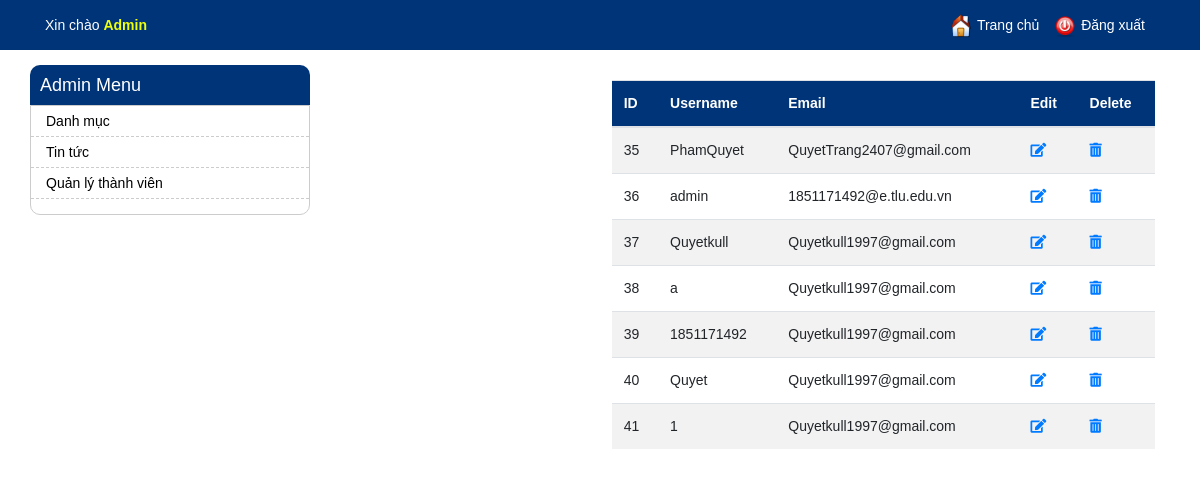
The page /includes/admin/admin.php on the database as committed earlier.
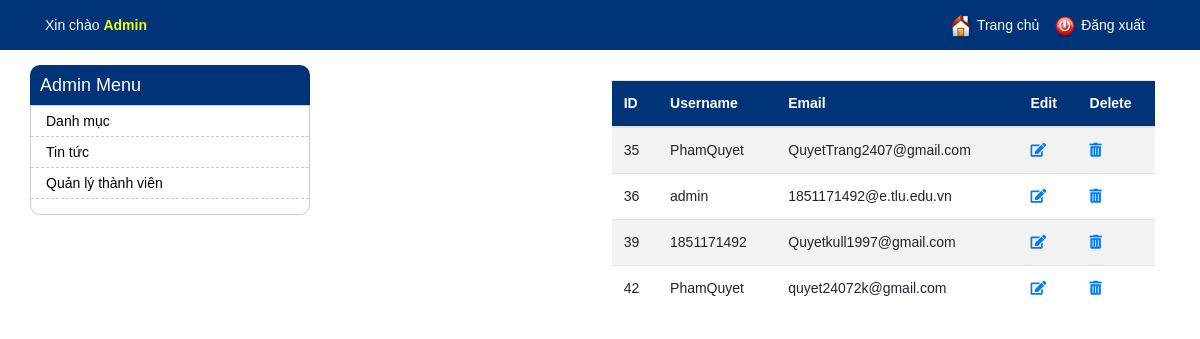
The same page on the database as committed later.
### tables this page shows
CREATE TABLE `users` (
  `id` int(11) NOT NULL,
  `username` varchar(255) NOT NULL,
  `email` varchar(255) NOT NULL,
  `password` varchar(255) NOT NULL
);

### includes/admin/functions.php (called while the page is built, shortened)
<?php
    function getAllUsers(){
        global $conn;
        $sql = "SELECT * FROM users";
        $result = mysqli_query($conn,$sql);
        $users = mysqli_fetch_all($result);
        return $users;
    }
?>

### includes/admin/admin.php (the view, shortened to what this page needs)
<!doctype html>
<html lang="en">
  <head>
    <link rel="stylesheet" href="https://stackpath.bootstrapcdn.com/bootstrap/4.3.1/css/bootstrap.min.css">
    <link rel="stylesheet" href="https://cdnjs.cloudflare.com/ajax/libs/font-awesome/5.14.0/css/all.min.css">
    <link rel="stylesheet" href="../../css/login.css">
  </head>
  <body>
  <div id="admin-heading-panel">
                <div class="container">
                    <div class="left-panel">
                        Xin chào <span>Admin</span>
                    </div>
                    <div class="right-panel">
                        <img height="24" src="../../images/home.png" />
                        <a href="../../index.php">Trang chủ</a>
                        <img height="24" src="../../images/logout.png" />
                        <a href="logout.php">Đăng xuất</a>
                    </div>
                </div>
            </div>
            <div id="content-wrapper">
                <div class="container">
                    <div class="left-menu">
                        <div class="menu-heading">Admin Menu</div>
                        <div class="menu-items">
                            <ul>
                                <li><a href="menu_listing.php">Danh mục</a></li>
                                <li><a href="#">Tin tức</a></li>
                                <li><a href="member_listing.php">Quản lý thành viên</a></li>
                            </ul>
                        </div>
                    </div>
                    <main class="container">
        <div class="row">
            <div class="col-md-4">
            </div>
            <div class="col-md-8">
                <table class="table table-striped">
                    <thead class="" style="background: #003478;">
                        <tr style="color: white;">
                            <th>ID</th>
                            <th>Username</th>
                            <th>Email</th>
                            <th>Edit</th>
                            <th>Delete</th>
                        </tr>
                    </thead>
                    <tbody>
                    <?php
                        require('config.php');
                        include("functions.php");
                        $users = getAllUsers();
                        foreach($users as $row){
                    ?>
                            <tr>
                                <td scope="row"><?php echo $row[0];?></td>
                                <td><?php echo $row[1];?></td>
                                <td><?php echo $row[2];?></td>
                                <td><a href="edit.php?id=<?php echo $row[0];?>"><i class="fas fa-edit"></i></a></td>
                                <td><a href="delete.php?id=<?php echo $row[0];?>"><i class="fas fa-trash-alt"></i></a></td>
                            </tr>
                    <?php
                        }
                    ?>
                    </tbody>
                </table>
            </div>
        </div>
      </main>
  </body>
</html>

### css/login.css (style rules this page uses)
body { font-family: arial; padding: 0; margin: 0; font-size: 14px; }
.container { width: 1200px; margin: 0 auto; }
a { text-decoration: none; }
#admin-heading-panel { background:#003478; height: 50px; line-height: 50px; color: #fff; }
#admin-heading-panel a { color: #fff; }
.left-panel { float: left; }
.left-panel span { color: #eeff09; font-weight: bold; }
.right-panel { float: right; }
.right-panel img { vertical-align: middle; }
.right-panel a { margin-right: 10px; }
.left-menu { float: left; width: 280px; }
#content-wrapper .container { padding: 15px 0; }
.menu-heading { background: #003478; line-height: 20px; padding: 10px; color: #FFF; border-radius: 10px 10px 0 0; font-size: 18px; }
.menu-items ul { margin: 0; padding: 0; }
.menu-items ul li { list-style: none; line-height: 30px; border-bottom: 1px dashed #ccc; padding-left: 15px; }
.menu-items ul li a { color: #000; }
.menu-items ul li:first-child { border-top: 0; }
.menu-items { padding: 0 0px 15px 0px; border: 1px solid #ccc; border-radius: 0 0 10px 10px; }

Rows that differ between the two databases and show on the page:
removed users: id "37", username "Quyetkull", email "Quyetkull1997@gmail.com"
removed users: id "38", username "a", email "Quyetkull1997@gmail.com"
removed users: id "40", username "Quyet", email "Quyetkull1997@gmail.com"
removed users: id "41", username "1", email "Quyetkull1997@gmail.com"
added users: id "42", username "PhamQuyet", email "quyet24072k@gmail.com"
